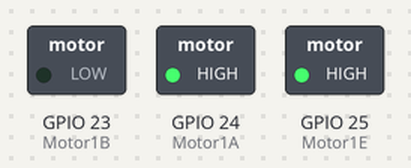
This program was run on a simulated Raspberry Pi (BCM pin numbers). Shown: switched loads named in the program (green lamp = pin HIGH). At 5.0 s the program stops and its outputs stay as they are.

Above: at 0.1 s.
At 5.1 s:
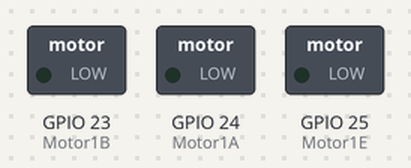
Timing chart, 0 to 6.5 s (numbered marks = the images above):
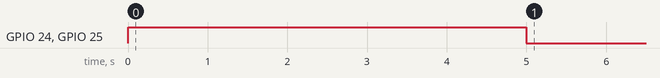

The program:

GPIO_for_motor.py
```python
import RPi.GPIO as GPIO
from time import sleep

# Pins for Motor Driver Inputs
Motor1A = 24
Motor1B = 23
Motor1E = 25

def setup():
	GPIO.setmode(GPIO.BCM)				# GPIO Numbering
	GPIO.setup(Motor1A,GPIO.OUT)  # All pins as Outputs
	GPIO.setup(Motor1B,GPIO.OUT)
	GPIO.setup(Motor1E,GPIO.OUT)

def run():
	# Going forwards
	GPIO.output(Motor1A,GPIO.HIGH)
	GPIO.output(Motor1B,GPIO.LOW)
	GPIO.output(Motor1E,GPIO.HIGH)

	sleep(5)
	# Stop
	GPIO.output(Motor1E,GPIO.LOW)

def destroy():
	GPIO.cleanup()

if __name__ == '__main__':     # Program start from here
	setup()
	run()
	destroy()
```

Measured:
- by itself, GPIO 24 (Motor1A), GPIO 25 (Motor1E): LOW → HIGH at 0.00 s, → LOW 5.0 s later
